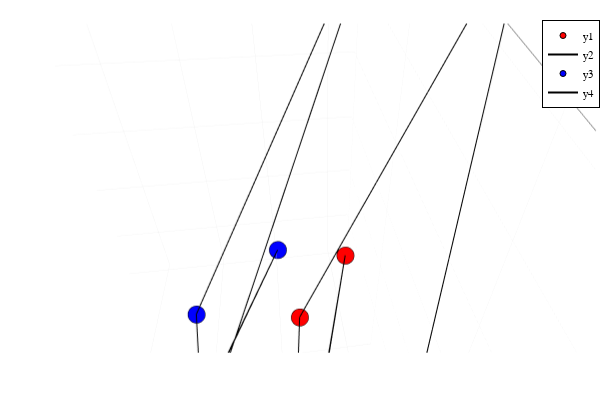

The notebook cell this image was saved under:
### Code cell
p = plot()
plotChain!(aux11,"red")
plotChain!(newQ2,"blue")
p

### Figure 1 — Plotly figure (JSON) as saved in the notebook; plotly's stock layout.template omitted (floating-point values rounded to 4 significant figures)
{"data": [{"colorbar": {"title": {"text": ""}}, "legendgroup": "y1", "marker": {"color": "rgba(255, 0, 0, 1.000)", "line": {"color": "rgba(0, 0, 0, 1)", "width": 1}, "size": 6, "symbol": "circle"}, "mode": "markers", "name": "y1", "scene": "scene", "showlegend": true, "type": "scatter3d", "x": [1.67, -0.9854, -0.9974, 4.318e-78, 0, -2.811], "xaxis": "x", "y": [-1.038, 0.4904, 0.1156, -2.429e-78, 0, 0.6288], "yaxis": "y", "z": [-2.689, -0.1176, -1.045, -1.006, 0, -2.77], "zaxis": "z", "zmax": null, "zmin": null}, {"colorbar": {"title": {"text": ""}}, "legendgroup": "y2", "line": {"color": "rgba(0, 0, 0, 1)", "dash": "solid", "shape": "linear", "width": 2}, "mode": "lines", "name": "y2", "scene": "scene", "showlegend": true, "type": "scatter3d", "x": [1.67, -0.9854, -0.9974, 4.318e-78, 0, -2.811], "xaxis": "x", "y": [-1.038, 0.4904, 0.1156, -2.429e-78, 0, 0.6288], "yaxis": "y", "z": [-2.689, -0.1176, -1.045, -1.006, 0, -2.77], "zaxis": "z", "zmax": null, "zmin": null}, {"colorbar": {"title": {"text": ""}}, "legendgroup": "y3", "marker": {"color": "rgba(0, 0, 255, 1.000)", "line": {"color": "rgba(0, 0, 0, 1)", "width": 1}, "size": 6, "symbol": "circle"}, "mode": "markers", "name": "y3", "scene": "scene", "showlegend": true, "type": "scatter3d", "x": [1.399, -1.024, -0.9883, 1.08e-78, 0, -2.926], "xaxis": "x", "y": [-1.293, 0.2878, -0.1489, 0, 0, 0.02072], "yaxis": "y", "z": [-2.831, -0.06747, -0.9664, -1, 0, -2.727], "zaxis": "z", "zmax": null, "zmin": null}, {"colorbar": {"title": {"text": ""}}, "legendgroup": "y4", "line": {"color": "rgba(0, 0, 0, 1)", "dash": "solid", "shape": "linear", "width": 2}, "mode": "lines", "name": "y4", "scene": "scene", "showlegend": true, "type": "scatter3d", "x": [1.399, -1.024, -0.9883, 1.08e-78, 0, -2.926], "xaxis": "x", "y": [-1.293, 0.2878, -0.1489, 0, 0, 0.02072], "yaxis": "y", "z": [-2.831, -0.06747, -0.9664, -1, 0, -2.727], "zaxis": "z", "zmax": null, "zmin": null}], "layout": {"annotations": [], "height": 400, "legend": {"bgcolor": "rgba(255, 255, 255, 1.000)", "bordercolor": "rgba(0, 0, 0, 1)", "borderwidth": 1, "font": {"color": "rgba(0, 0, 0, 1)", "family": "sans-serif", "size": 11}, "title": {"font": {"color": "rgba(0, 0, 0, 1)", "family": "sans-serif", "size": 15}, "text": ""}, "tracegroupgap": 0, "traceorder": "normal", "x": 1, "xanchor": "auto", "y": 1, "yanchor": "auto"}, "margin": {"b": 20, "l": 0, "r": 0, "t": 20}, "paper_bgcolor": "rgba(255, 255, 255, 1.000)", "plot_bgcolor": "rgba(255, 255, 255, 1.000)", "scene": {"aspectmode": "auto", "aspectratio": {"x": 1.572, "y": 0.6572, "z": 0.9681}, "camera": {"center": {"x": 0.06987, "y": 0.141, "z": 0.4061}, "eye": {"x": 0.09777, "y": 0.1371, "z": 0.4273}, "projection": {"type": "perspective"}, "up": {"x": 0, "y": 0, "z": 1}}, "domain": {"x": [0.09128, 0.9934], "y": [0.07581, 0.9902]}, "xaxis": {"gridcolor": "rgba(0, 0, 0, 0.1)", "gridwidth": 0.5, "linecolor": "rgba(0, 0, 0, 1)", "mirror": false, "range": [-3.064, 1.807], "showgrid": true, "showline": true, "showticklabels": true, "tickangle": 0, "tickcolor": "rgb(0, 0, 0)", "tickfont": {"color": "rgba(0, 0, 0, 1)", "family": "sans-serif", "size": 11}, "tickmode": "array", "ticks": "inside", "ticktext": ["-3", "-2", "-1", "0", "1"], "tickvals": [-3, -2, -1, 0, 1], "title": {"font": {"color": "rgba(0, 0, 0, 1)", "family": "sans-serif", "size": 15}, "text": "x"}, "type": "linear", "visible": true, "zeroline": false, "zerolinecolor": "rgba(0, 0, 0, 1)"}, "yaxis": {"gridcolor": "rgba(0, 0, 0, 0.1)", "gridwidth": 0.5, "linecolor": "rgba(0, 0, 0, 1)", "mirror": false, "range": [-1.35, 0.6864], "showgrid": true, "showline": true, "showticklabels": true, "tickangle": 0, "tickcolor": "rgb(0, 0, 0)", "tickfont": {"color": "rgba(0, 0, 0, 1)", "family": "sans-serif", "size": 11}, "tickmode": "array", "ticks": "inside", "ticktext": ["-1.0", "-0.5", "0.0", "0.5"], "tickvals": [-1, -0.5, 0, 0.5], "title": {"font": {"color": "rgba(0, 0, 0, 1)", "family": "sans-serif", "size": 15}, "text": "y"}, "type": "linear", "visible": true, "zeroline": false, "zerolinecolor": "rgba(0, 0, 0, 1)"}, "zaxis": {"gridcolor": "rgba(0, 0, 0, 0.1)", "gridwidth": 0.5, "linecolor": "rgba(0, 0, 0, 1)", "mirror": false, "range": [-2.916, 0.08492], "showgrid": true, "showline": true, "showticklabels": true, "tickangle": 0, "tickcolor": "rgb(0, 0, 0)", "tickfont": {"color": "rgba(0, 0, 0, 1)", "family": "sans-serif", "size": 11}, "tickmode": "array", "ticks": "inside", "ticktext": ["-2.5", "-2.0", "-1.5", "-1.0", "-0.5", "0.0"], "tickvals": [-2.5, -2, -1.5, -1, -0.5, 0], "title": {"font": {"color": "rgba(0, 0, 0, 1)", "family": "sans-serif", "size": 15}, "text": "z"}, "type": "linear", "visible": true, "zeroline": false, "zerolinecolor": "rgba(0, 0, 0, 1)"}}, "showlegend": true, "width": 600}}
